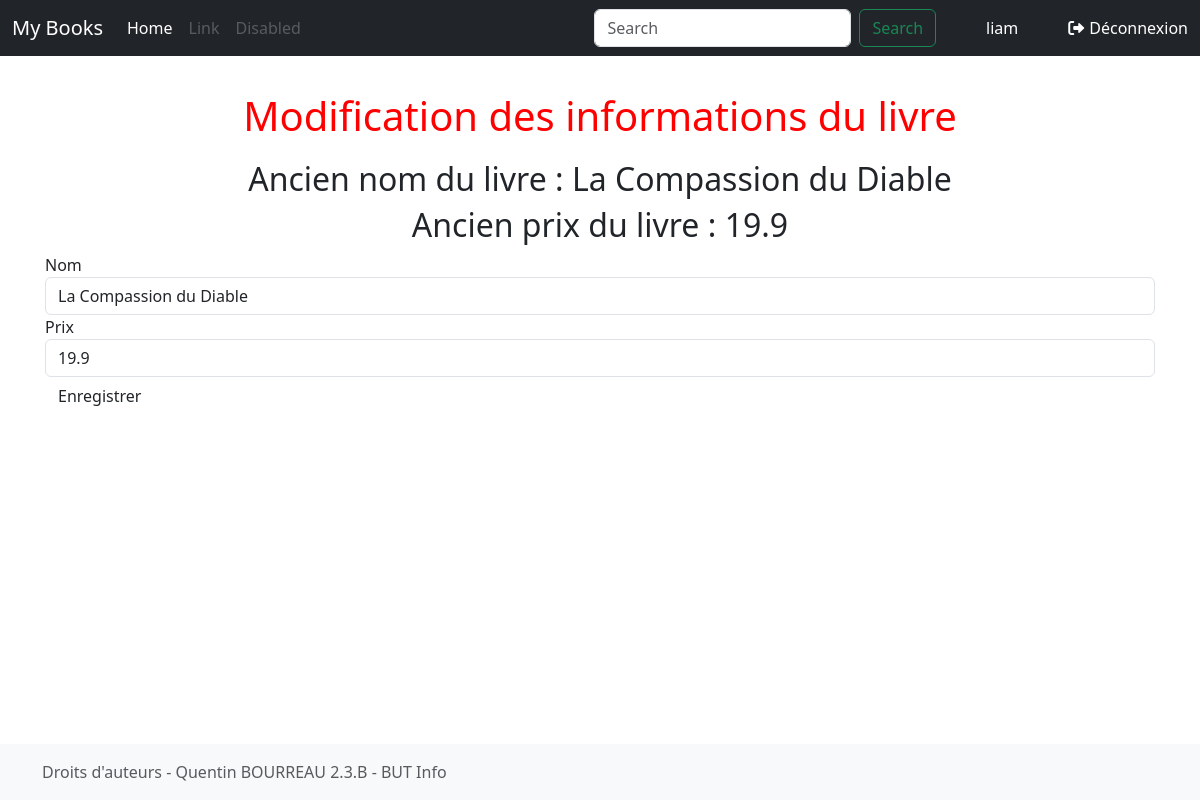
The app's page /edit/book/1 (signed in) with its own data.
### tp-flask/tuto/models.py (models this page shows, shortened)
class User(db.Model, UserMixin):
    username = db.Column(db.String(50), primary_key=True)
    password = db. Column(db.String(64))

class Book(db.Model):
    id = db.Column(db.Integer, primary_key =True)
    price = db.Column(db.Float)
    title = db.Column(db.String(100))
    url = db.Column(db.String(100))
    img = db.Column(db.String(100))
    authors = db.relationship('Author', secondary=book_author_association, backref=db.backref('books', lazy='dynamic'))

### tp-flask/tuto/views.py (the view)
@app.route("/edit/book/<int:id>")
@login_required
def edit_book(id):
    b = get_book(id)
    f = BookForm(id=b.id ,name=b.title,price=b.price)
    return render_template(
        "edit-book.html",
        book=b, form=f)

### tp-flask/tuto/views.py
class BookForm(FlaskForm):
    id = HiddenField('id')
    name = StringField('Nom', validators=[DataRequired()])
    price = FloatField('Prix', validators=[DataRequired()])

### tp-flask/flask_login/login_manager.py (called while the page is built, shortened)
    def _update_request_context_with_user(self, user=None):
        if user is None:
            user = self.anonymous_user()
        g._login_user = user

    def _load_user(self):
        if self._user_callback is None and self._request_callback is None:
            raise Exception(
                "Missing user_loader or request_loader. Refer to "
                "http://flask-login.readthedocs.io/#how-it-works "
                "for more info."
            )
        user_accessed.send(current_app._get_current_object())
        if self._session_protection_failed():
            return self._update_request_context_with_user()
        user = None
        user_id = session.get("_user_id")
        if user_id is not None and self._user_callback is not None:
            user = self._user_callback(user_id)
        return self._update_request_context_with_user(user)

    def _session_protection_failed(self):
        sess = session._get_current_object()
        ident = self._session_identifier_generator()
        app = current_app._get_current_object()
        mode = app.config.get("SESSION_PROTECTION", self.session_protection)
        if not mode or mode not in ["basic", "strong"]:
            return False

    def _update_remember_cookie(self, response):
        if "_remember" not in session and current_app.config.get(
            "REMEMBER_COOKIE_REFRESH_EACH_REQUEST"
        ):
            session["_remember"] = "set"
        if "_remember" in session:
            operation = session.pop("_remember", None)
            if operation == "set" and "_user_id" in session:
                self._set_cookie(response)
            elif operation == "clear":
                self._clear_cookie(response)
        return response

### tp-flask/flask_login/mixins.py (called while the page is built)
    @property
    def is_active(self):
        return True

    @property
    def is_authenticated(self):
        return self.is_active

### tp-flask/flask_login/utils.py (called while the page is built)
def _get_user():
    if has_request_context():
        if "_login_user" not in g:
            current_app.login_manager._load_user()
        return g._login_user
    return None

def _get_remote_addr():
    address = request.headers.get("X-Forwarded-For", request.remote_addr)
    if address is not None:
        address = address.encode("utf-8").split(b",")[0].strip()
    return address

def _user_context_processor():
    return dict(current_user=_get_user())

### tp-flask/tuto/templates/edit-book.html (shortened to what this page needs)
{% extends "base.html" %}
{% block styles %}
{{ super() }}
<link rel="stylesheet" href="{{ url_for('static', filename='home.css')}}">
{% endblock %}
{% block content %}
    <h1>Modification des informations du livre</h1>
    <h2>Ancien nom du livre : {{ book.title }}</h2>
    <h2>Ancien prix du livre : {{ book.price }}</h2>
    <form method="POST" action="{{ url_for('save_book') }}">
        <div class=
            {% if form.name.errors %}
            "form-group has-error"
            {% else %}
            "form-group"
            {% endif %}
            >
            {{ form.name.label }} {{ form.name(size =50, class_ ="form-control") }}
            {{ form.price.label }} {{ form.price(size =50, class_ ="form-control") }}
        </div>
        <input class="btn btn-default" type="submit" value="Enregistrer">
    </form>
{% endblock %}

### tp-flask/tuto/templates/base.html (shortened to what this page needs)
<!doctype html>
    <html lang="fr">
        <head>
            {% block head %}
            {% block styles %}
            <link rel="stylesheet" href="https://cdnjs.cloudflare.com/ajax/libs/font-awesome/6.0.0/css/all.min.css">
            {{ bootstrap.load_css() }}
            {% endblock %}
            {% endblock %}
        </head>
        <body>
            <header>
                <nav class="navbar navbar-expand-md navbar-dark fixed-top bg-dark">
                    <div class="container-fluid">
                        <a class="navbar-brand" href="{{ url_for('home') }}">My Books</a>
                        <div class="collapse navbar-collapse" id="navbarCollapse">
                            <ul class="navbar-nav me-auto mb-2 mb-md-0">
                                <li class="nav-item">
                                    <a class="nav-link" aria-current="page"
                                    href="{{ url_for('home') }}">Home</a>
                                </li>
                                <li class="nav-item">
                                    <a class="nav-link disabled" href="#">Link</a>
                                </li>
                                <li class="nav-item">
                                    <a class="nav-link disabled">Disabled</a>
                                </li>
                            </ul>
                            <form class="d-flex" role="search" action="{{ url_for('search_book') }}" method ="GET">
                            <input class="form-control me-2" type="search"
                            placeholder="Search" aria-label="Search" name="query">
                            <button class="btn btn-outline-success"
                            type="submit">Search</button>
                            </form>
                            <ul class="nav navbar-nav navbar-right">
                                {% if not current_user.is_authenticated %}
                                    <li><a class="log" href="{{ url_for('login') }}">
                                        <span><i class="fas fa-sign-in-alt"></i>Connexion</span>
                                    </a></li>
                                {% else %}
                                    <li><a class="log">{{ current_user.username }}</a></li>
                                    <li><a class="log" href="{{ url_for('logout') }}">
                                        <span><i class="fas fa-sign-out-alt"></i>Déconnexion</span>
                                    </a></li>
                                {% endif %}
                            </ul>
                        </div>
                    </div>
                </nav>
            </header>
            <main class="flex-shrink-0">
                <div class="container">
                    {% block content %}
                    {% endblock %}
                </div>
            </main>
            <footer class="footer mt-auto py-3 bg-light">
                <div class="container">
                    <span class="text-muted">Droits d'auteurs - Quentin BOURREAU 2.3.B - BUT Info</span>
                </div>
            </footer>
        </body>
    </html>

### tp-flask/tuto/static/home.css (style rules this page uses)
h1 { color: red; margin-bottom: 20px; }
h1, h2 { text-align: center; }
main { margin-top: 2em; }
footer { position: fixed; bottom: 0; width: 100%; }
main > .container { padding: 60px 15px 0; }
a, .btn-signin { text-decoration: none; color: #007bff; transition: color 0.3s ease; }
.nav-link { text-decoration: none; color: #ffffff; transition: color 0.3s ease; }
.log { color: #ffffff; margin-left: 50px; }
.log i { margin-right: 5px; }

### records on screen
User: username "liam"
Book: title "La Compassion du Diable", price "19.9"
